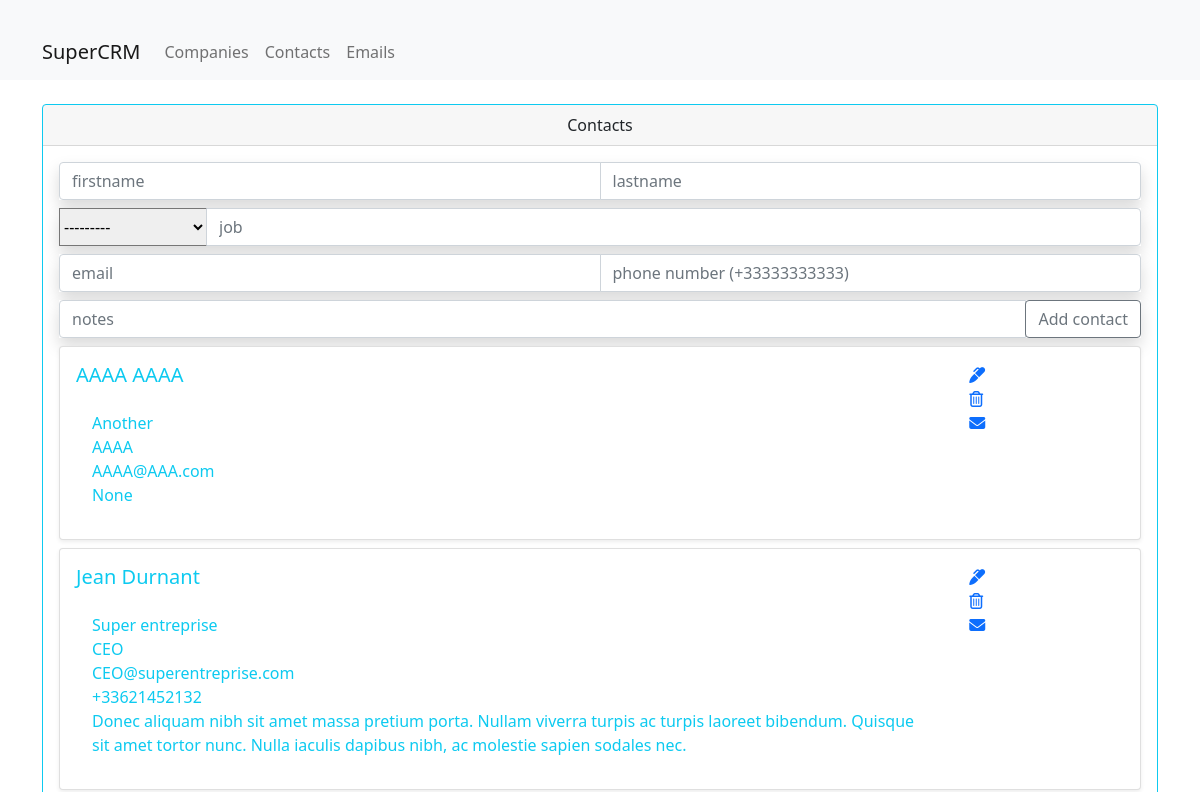
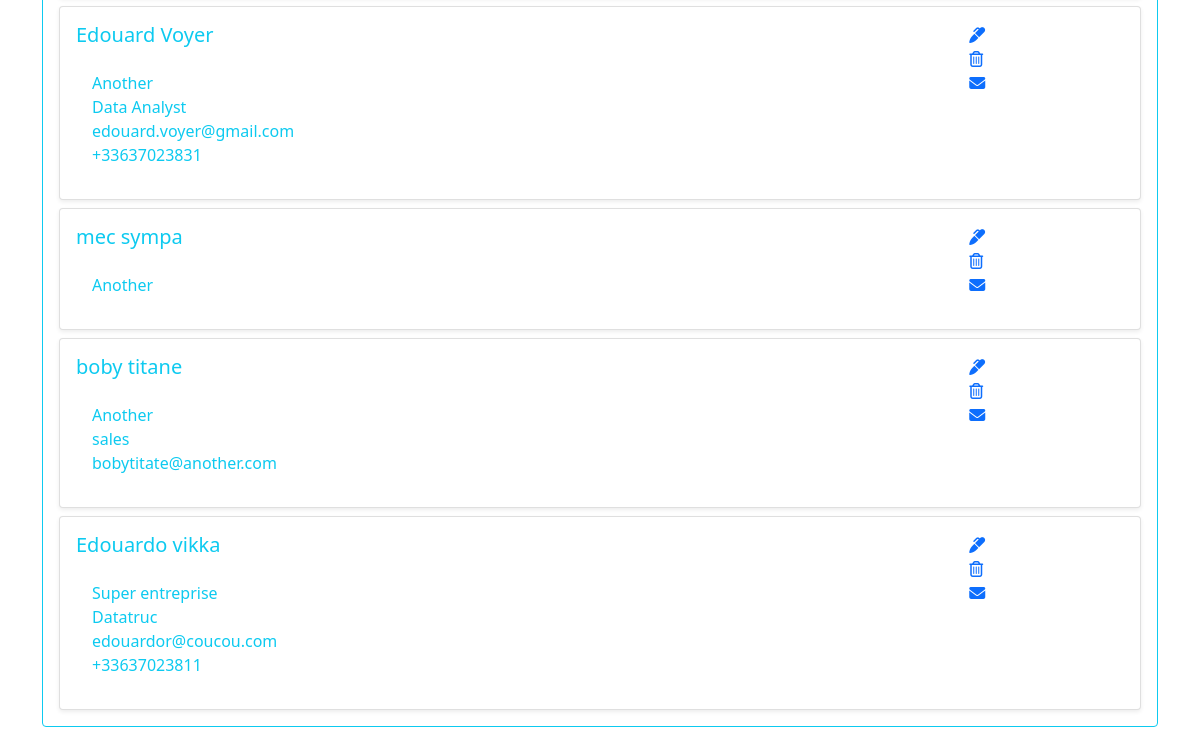
The app's page /contacts, older data (2 pictures, top to bottom).
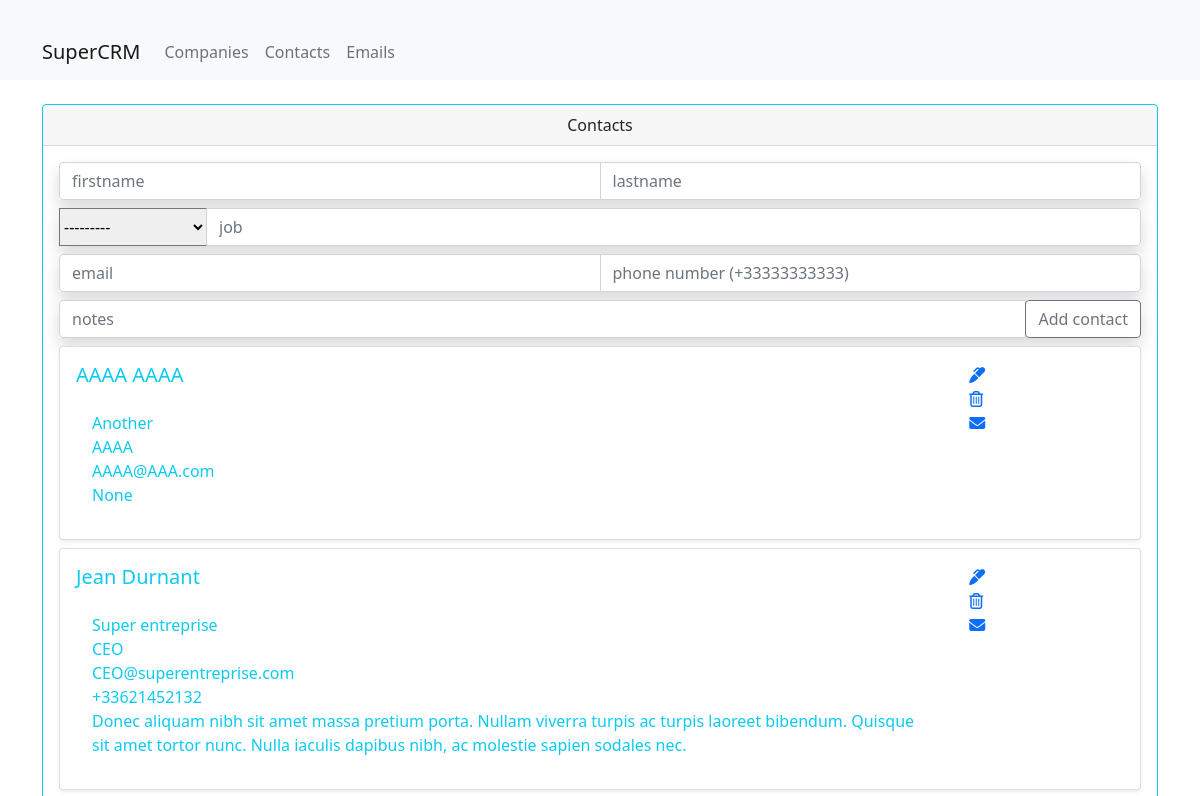
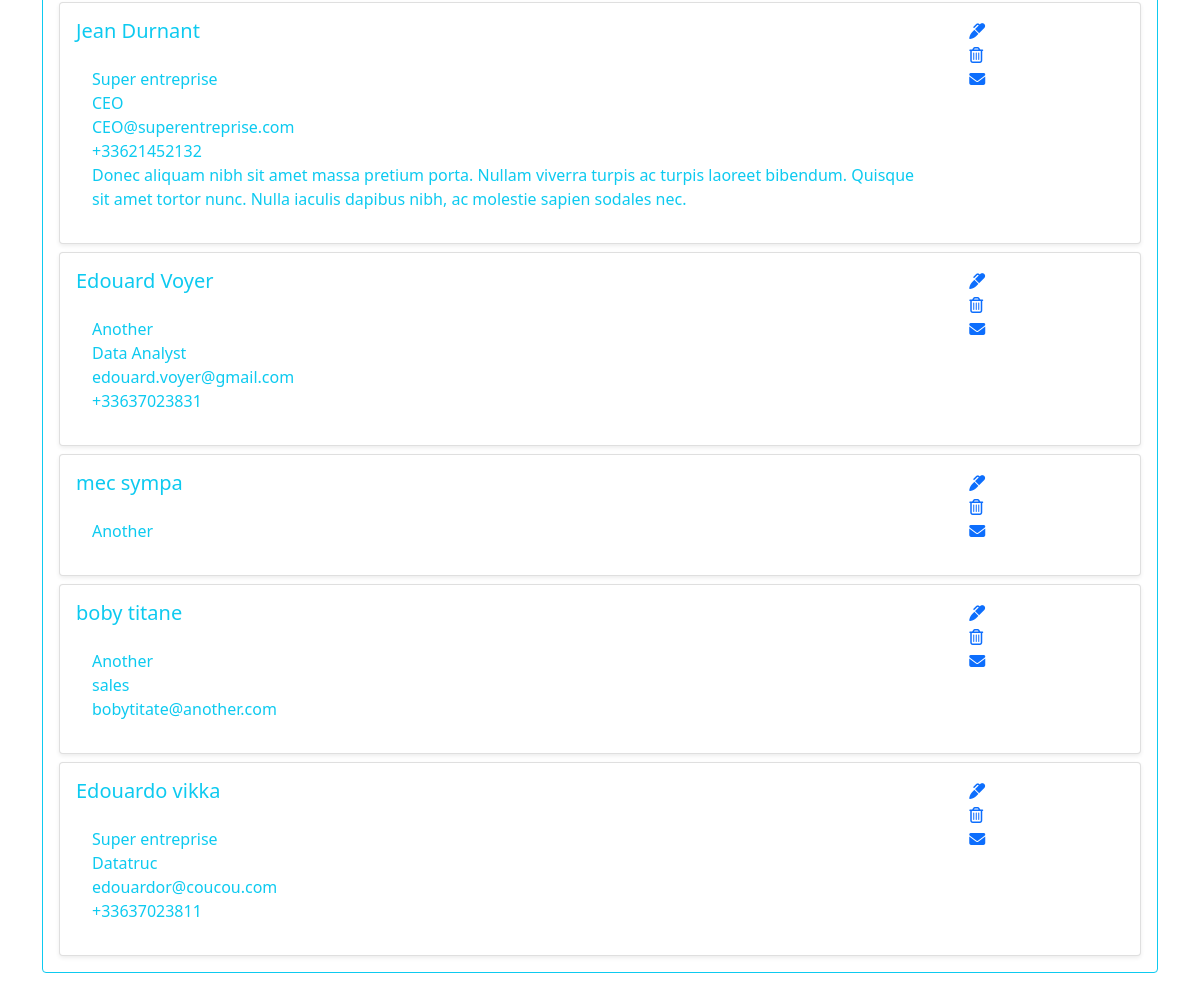
The same page, newer data (2 pictures, top to bottom).
### contacts/models.py (models this page shows, shortened)
class Contact(models.Model):
    contact_first_name = models.CharField(max_length=255)
    contact_last_name = models.CharField(max_length=255)
    contact_company = models.ForeignKey(Company, on_delete=models.CASCADE, null=True)
    contact_job = models.CharField(blank=True, max_length=255, null=True)
    contact_email = models.EmailField(blank=True, max_length=45, null=True)
    contact_phone = models.CharField(blank=True, max_length=45, null=True)
    contact_notes = models.TextField(blank=True, null=True)
    contact_created_on = models.DateTimeField(auto_now_add=True)
    class Meta:
        ordering = ["contact_last_name"]

### companies/models.py (models this page shows)
class Company(models.Model):
    company_name = models.CharField(max_length=255)
    company_adress = models.CharField(blank=True, max_length=255)
    company_zip_code = models.CharField(blank=True, max_length=100)
    company_city = models.CharField(blank=True, max_length=255)
    company_email = models.EmailField(blank=True)
    company_phone = models.CharField(blank=True, max_length=45, null=True)
    company_notes = models.TextField(blank=True,null=True)
    company_created_on = models.DateTimeField(auto_now_add=True)
    class Meta:
        ordering = ["company_name"]
    def __str__(self):
        return self.company_name

### contacts/views.py (the view)
# urls.py: path('contacts', views.listContact, name="List_Contacts"),
def listContact(request):
    contacts = Contact.objects.all()
    form = ContactForm()
    context = {
        'contacts' : contacts,
        'form' : form
    }
    return render(request, 'contacts/index.html', context)

### contacts/templates/contacts/index.html (shortened to what this page needs)
<!DOCTYPE html>
<html lang="en">
    <head>
        <link href="https://cdn.jsdelivr.net/npm/bootstrap@5.0.0/dist/css/bootstrap.min.css" rel="stylesheet">
    </head>
    <body>
        <nav class="navbar navbar-expand-lg navbar-light bg-light">
            <div class="container mt-4">
                <a class="navbar-brand" href="http://127.0.0.1:8000">
                    SuperCRM
                </a>
                <div class="collapse navbar-collapse" id="navbarSupportedContent">
                    <ul class="navbar-nav mr-auto">
                        <a class="nav-link" href="http://127.0.0.1:8000/companies">Companies </a>
                    </ul>
                    <ul class="navbar-nav mr-auto">
                        <a class="nav-link" href="http://127.0.0.1:8000/contacts">Contacts </a>
                    </ul>
                    <ul class="navbar-nav mr-auto">
                        <a class="nav-link" href="http://127.0.0.1:8000/emails">Emails </a>
                    </ul>
                </div>
            </div>
        </nav>
        <div class="container mt-4">
            <div class="row">
                <div class="col-12">
                    <div class="card border-info mb-3" >
                        <div class="card-header text-center">Contacts</div>
                            <div class="card-body text-info">
                                {% if updateForm %}
                                    {% include 'contacts/updateform.html' %}
                                {% else %}
                                    {% include 'contacts/addform.html' %}
                                {% endif %}
                                {% for contact in contacts %}
                                    {% include 'contacts/contactdisplay.html' %}
                                {% endfor %}
                            </div>
                        </div>
                    </div>
                </div>
            </div>
    </body>
</html>

### contacts/templates/contacts/contactdisplay.html (shortened to what this page needs)
<div class="card mt-2 shadow-sm">
    <div class="card-body">
        <div class="row">
            <div class="col-10">
                <h5 class="card-title">
                    {{ contact.contact_first_name }}
                    {{ contact.contact_last_name }}
                </h5>
                <div class="card-body text-info">
                    <div>{{ contact.contact_company }}</div>
                    <div>{{ contact.contact_job }}</div>
                    <div>{{ contact.contact_email }}</div>
                    <div>{{ contact.contact_phone }}</div>
                    <div>{{ contact.contact_notes }}</div>
                </div>
            </div>
            <div class="col-1 close">
                <div class="col-1">
                    <a href="{% url 'contacts:Update_Contact' contact.id %}">
                        <i class="fas fa-marker"></i>
                    </a>
                </div>
                <div class="col-1">
                    <a href="{% url 'contacts:Delete_Contact' contact.id %}">
                        <i class="fa fa-trash-o" aria-hidden="true"></i>
                    </a>
                </div>
                <div class="col-1">
                    <a href="{% url 'emails:Filter_Email_From_Contact' contact.id %}">
                        <i class="fa fa-envelope" aria-hidden="true"></i>
                    </a>
                </div>
            </div>
        </div>
    </div>
</div>

Row changes from the older to the newer data that the page shows:
added Contact: contact_first_name "Jean", contact_last_name "Durnant", contact_company "Super entreprise", contact_job "CEO", contact_email "CEO@superentreprise.com", contact_phone "+33621452132", contact_notes "Donec aliquam nibh sit amet massa pretium porta. Nullam viverra turpis ac turpis laoreet bibendum. Quisque sit amet tortor nunc. Nulla iaculis dapibus nibh, ac molestie sapien sodales nec."
